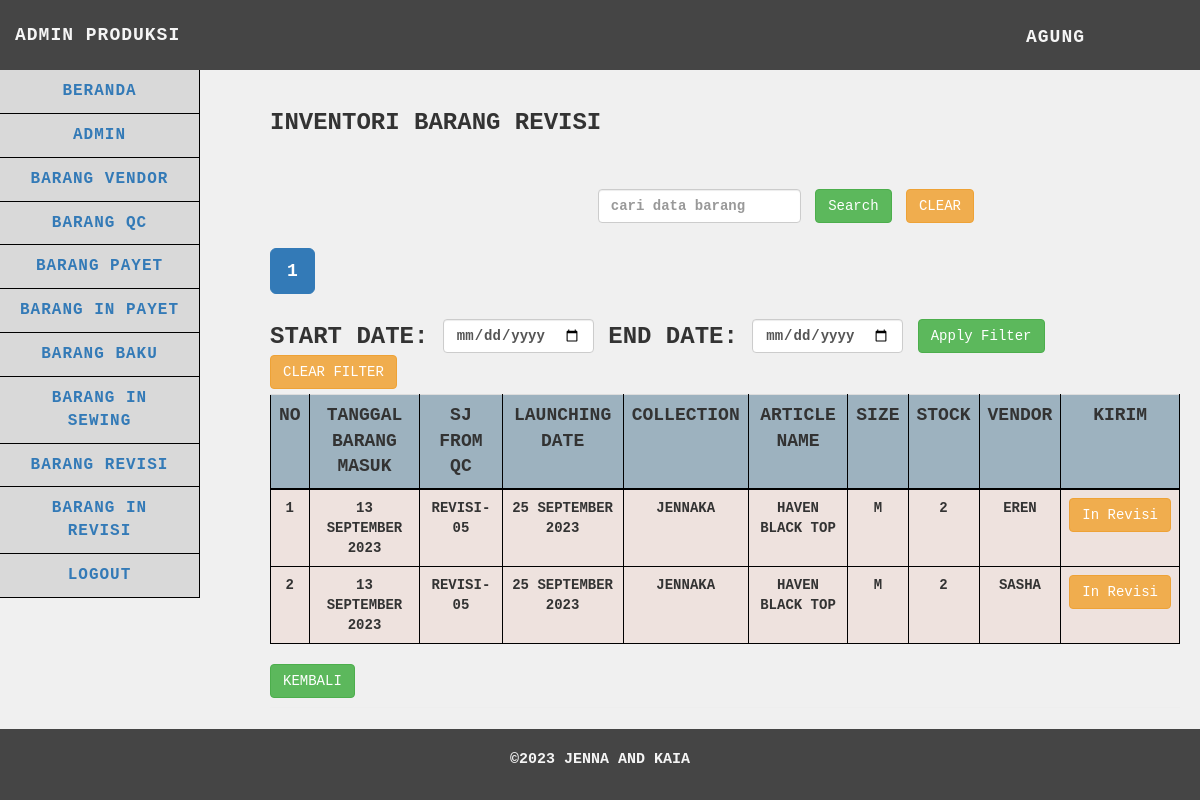
The app's page /produksi/barangrevisi/barangrevisi.php (signed in), older data.
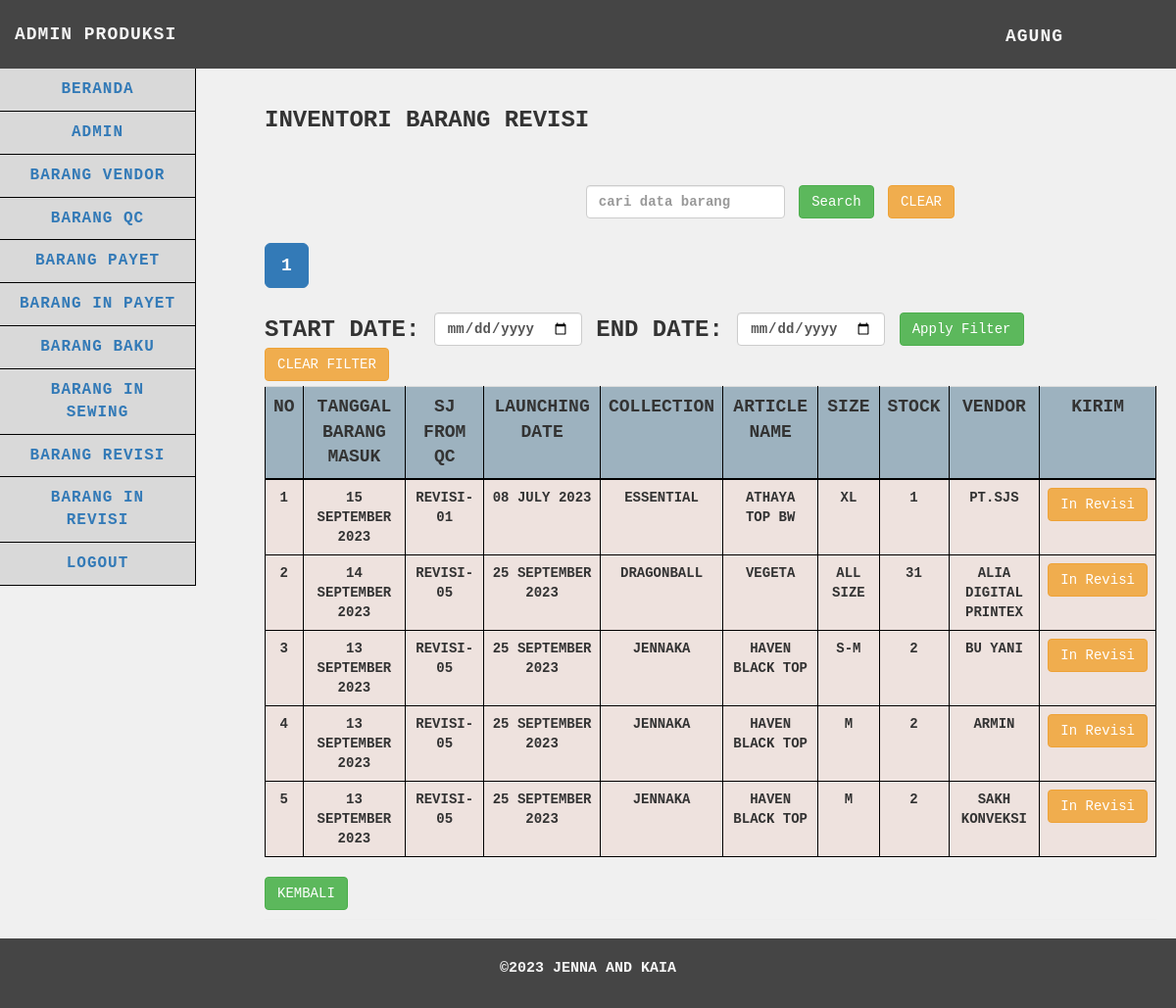
The same page, newer data.
### tables this page shows
CREATE TABLE `barangrevisi` (
  `idbarang_revisi` int(25) NOT NULL,
  `tgl_brg_masuk` date NOT NULL,
  `launching_date` date NOT NULL,
  `collection` varchar(255) NOT NULL,
  `article_name` varchar(255) NOT NULL,
  `size` varchar(15) NOT NULL,
  `stock` int(255) NOT NULL,
  `vendor` varchar(255) NOT NULL,
  `tgl_brg_keluar` date NOT NULL,
  `sj_for_produksi` varchar(255) NOT NULL,
  `idbarang_qc` int(25) NOT NULL
);

### produksi/barangrevisi/functions.php (called while the page is built, shortened)
<?php
$db = mysqli_connect("localhost", "root", "", "gudangjenna");
function query($query)
{
    global $db;
    $result = mysqli_query($db, $query);
    $rows = [];
    while ($row = mysqli_fetch_assoc($result)) {
        $rows[] = $row;
    }
    return $rows;
}
function formatDate($dateString)
{
    $timestamp = strtotime($dateString);
    return date('d F Y', $timestamp);
}

### produksi/barangrevisi/barangrevisi.php (the view, shortened to what the changed rows need)
<?php
$barangrevisi = query("SELECT * FROM barangrevisi");
$limit = 20;
$page = isset($_GET['page']) ? $_GET['page'] : 1;
$start = ($page - 1) * $limit;
$start_date = isset($_GET['start_date']) ? $_GET['start_date'] : '';
$end_date = isset($_GET['end_date']) ? $_GET['end_date'] : '';
$date_filter = '';
$search = isset($_GET['search']) ? $_GET['search'] : '';
$search_filter = '';
$query = "SELECT * FROM barangrevisi $date_filter $search_filter ORDER BY idbarang_revisi DESC LIMIT $start, $limit";
$barangrevisi = query($query);
$totalRecordsSearchDateFilter = count(query("SELECT * FROM barangrevisi $date_filter $search_filter"));
$totalPagesSearchDateFilter = ceil($totalRecordsSearchDateFilter / $limit);
?>
<!DOCTYPE html>
<html>
<head>
    <link href="../../vendor/css/bootstrap/bootstrap.min.css" rel="stylesheet">
    <link href="../../vendor/css/bootstrap/bootstrap.css" rel="stylesheet">
    <link href="../../vendor/font-awesome/css/font-awesome.min.css" rel="stylesheet" type="text/css">
    <link href="../../css/tabel.css" rel="stylesheet">
</head>
<body>
    <div class="content">
        <div class="container-fluid">
            <h1 class="page-header">Inventori Barang Revisi
                <br><br><br>
                <div class="row">
                    <div class="col-md-4">
                    </div>
                    <div class="col-md-6">
                        <form action="" method="GET" class="form-inline">
                        </form>
                    </div>
                </div>
                <div class="row" style="margin-top: 5px;">
                    <div class="col-md-6">
                        <div class="button-group" style="display: flex; align-items: center;">
                            <div class="pagination-container">
                                <ul class="pagination pagination-lg">
                                    <?php
                                    $startPage = max(1, $page - 1);
                                    $endPage = min($totalPagesSearchDateFilter, $startPage + 4);
                                        for ($p = $startPage; $p <= $endPage; $p++) :
                                     ?>
                                    <li class="<?php if ($p == $page) echo 'active'; ?>">
                                        <a
                                            href="?page=<?php echo $p; ?>&start_date=<?php echo $start_date; ?>&end_date=<?php echo $end_date; ?>&search=<?php echo $search; ?>">
                                            <?php echo $p; ?>
                                        </a>
                                    </li>
                                    <?php endfor; ?>
                                </ul>
                            </div>
                        </div>
                    </div>
                </div>
                <div class="row" style="margin-top: 5px; margin-bottom: 5px">
                    <div class="col-md-12">
                        <form action="" method="GET" class="form-inline">
                        </form>
                    </div>
                </div>
                <div class="table-responsive">
                    <table id="data-table" class="table table-hover">
                        <tr>
                            <th scope="col">No</th>
                            <th scope="col">Tanggal Barang Masuk</th>
                            <th scope="col">SJ From QC</th>
                            <th scope="col">Launching Date</th>
                            <th scope="col">Collection</th>
                            <th scope="col">Article Name</th>
                            <th scope="col">Size</th>
                            <th scope="col">Stock</th>
                            <th scope="col">Vendor</th>
                            <th scope="col">Kirim</th>
                        </tr>
                        <?php $i = $start + 1; ?>
                        <?php foreach ($barangrevisi as $row) : ?>
                        <tr class="data-row">
                            <td><?= $i; ?></td>
                            <td><?= formatDate($row["tgl_brg_keluar"]); ?></td>
                            <td><?= $row["sj_for_produksi"]; ?></td>
                            <td><?= formatDate($row["launching_date"]); ?></td>
                            <td><?= $row["collection"]; ?></td>
                            <td><?= $row["article_name"]; ?></td>
                            <td><?= $row["size"]; ?></td>
                            <td><?= $row["stock"]; ?></td>
                            <td><?= $row["vendor"]; ?></td>
                            <td>
                                <div class="btn-group text-center" style="display: flex; justify-content: center;">
                                    <form action="kirim_inrevisi.php" method="post" style="margin: 0;">
                                        <button type="submit" class="btn btn-warning">In Revisi</button>
                                    </form>
                                </div>
                            </td>
                        </tr>
                        <?php $i++; ?>
                        <?php endforeach; ?>
                    </table>
                </div>
                <div>
                    <a href="../beranda.php" class="btn btn-success">Kembali</a>
                </div>
        </div>
    </div>
</body>
</html>

Row changes from the older to the newer data that the page shows:
added barangrevisi: tgl_brg_keluar "15 SEPTEMBER 2023", sj_for_produksi "REVISI-01", launching_date "08 JULY 2023", collection "ESSENTIAL", article_name "ATHAYA TOP BW", size "XL", stock "1", vendor "PT.SJS"
added barangrevisi: tgl_brg_keluar "14 SEPTEMBER 2023", sj_for_produksi "REVISI-05", launching_date "25 SEPTEMBER 2023", collection "DRAGONBALL", article_name "VEGETA", size "ALL SIZE", stock "31", vendor "ALIA DIGITAL PRINTEX"
added barangrevisi: tgl_brg_keluar "13 SEPTEMBER 2023", sj_for_produksi "REVISI-05", launching_date "25 SEPTEMBER 2023", collection "JENNAKA", article_name "HAVEN BLACK TOP", size "S-M", stock "2", vendor "BU YANI"
changed barangrevisi: vendor "EREN" → "ARMIN"
changed barangrevisi: vendor "SASHA" → "SAKH KONVEKSI"
